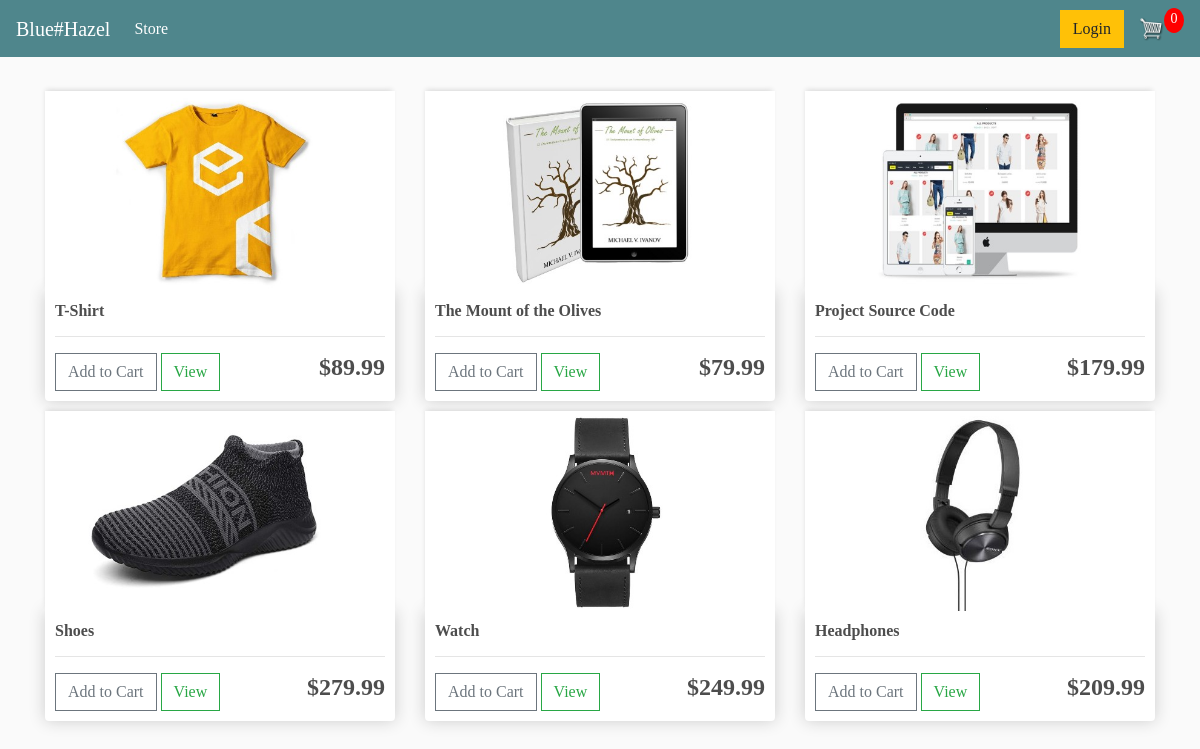
The page / on the database its author committed.
### store/models.py (models this page shows, shortened)
class Product(models.Model):
	name = models.CharField(max_length=200)
	price = models.FloatField()
	digital = models.BooleanField(default=False,null=True, blank=True)
	image = models.ImageField(null=True, blank=True)
	@property
	def imageURL(self):
		try:
			url = self.image.url
		except:
			url = ''
		return url

### store/views.py (the view)
# urls.py: path('', include('store.urls')),
def store(request):
	data = cartData(request)
	cartItems = data['cartItems']
	order = data['order']
	items = data['items']
	products = Product.objects.all()
	context = {'products':products, 'cartItems':cartItems}
	return render(request, 'store/store.html', context)

### store/utils.py (called while the page is built, shortened)
def cookieCart(request):
	try:
		cart = json.loads(request.COOKIES['cart'])
	except:
		cart = {}
		print('CART:', cart)
	items = []
	order = {'get_cart_total':0, 'get_cart_items':0, 'shipping':False}
	cartItems = order['get_cart_items']
	return {'cartItems':cartItems ,'order':order, 'items':items}

def cartData(request):
	if request.user.is_authenticated:
		customer = request.user.customer
		order, created = Order.objects.get_or_create(customer=customer, complete=False)
		items = order.orderitem_set.all()
		cartItems = order.get_cart_items
	else:
		cookieData = cookieCart(request)
		cartItems = cookieData['cartItems']
		order = cookieData['order']
		items = cookieData['items']
	return {'cartItems':cartItems ,'order':order, 'items':items}

### store/templates/store/store.html
{% extends 'store/main.html' %}
{% load static %}
{% block content %}
	<div class="row">
		{% for product in products %}
		<div class="col-lg-4">
			<img class="thumbnail" src="{{product.imageURL}}">
			<div class="box-element product">
				<h6><strong>{{product.name}}</strong></h6>
				<hr>
				<button data-product="{{product.id}}" data-action="add" class="btn btn-outline-secondary add-btn update-cart">Add to Cart</button>
				<a class="btn btn-outline-success" href="#">View</a>
				<h4 style="display: inline-block; float: right"><strong>${{product.price}}</strong></h4>
			</div>
		</div>
		{% endfor %}
	</div>
{% endblock content %}

### store/templates/store/main.html (shortened to what this page needs)
<!DOCTYPE html>
{% load static %}
<html>
<head>
	<link rel="stylesheet" href="https://stackpath.bootstrapcdn.com/bootstrap/4.4.1/css/bootstrap.min.css">
	<link rel="stylesheet" type="text/css" href="{% static 'css/main.css' %}">
</head>
<body>
	<nav class="navbar navbar-expand-lg navbar-dark bg-dark">
	  <a class="navbar-brand" href="{% url 'store' %}">Blue#Hazel</a>
	  <div class="collapse navbar-collapse" id="navbarSupportedContent">
	    <ul class="navbar-nav mr-auto">
	      <li class="nav-item active">
	        <a class="nav-link" href="{% url 'store' %}">Store <span class="sr-only">(current)</span></a>
	      </li>
	    </ul>
	    <div class="form-inline my-2 my-lg-0">
	     	<a href="#"class="btn btn-warning">Login</a>
	     	<a href="{% url 'cart' %}">
	    		<img  id="cart-icon" src="{% static 'images/cart.png' %}">
	    	</a>
	    	<p id="cart-total">{{cartItems}}</p>
	    </div>
	  </div>
	</nav>
     <div class="container">
            <br>
            {% block content %}
            {% endblock content %}
         </div>
</body>
</html>

### static/css/main.css (style rules this page uses)
* { font-family: 'Harding Text Web Regular'; }
body { background-color: hsl(0, 0%, 98%); }
h1,h2,h3,h4,h5,h6 { color:hsl(0, 0%, 30%); }
.box-element { box-shadow:hsl(0, 0%, 80%) 0 0 16px; background-color: #fff; border-radius: 4px; padding: 10px; }
.thumbnail { width: 100%; height: 200px; -webkit-box-shadow: -1px -3px 5px -2px rgba(214,214,214,1); -moz-box-shadow: -1px -3px 5px -2px rgba(214,214,214,1); box-shadow: -1px -3px 5px -2px rgba(214,214,214,1); }
.product { border-radius: 0 0 4px 4px; }
.bg-dark { background-color: #4f868c!important; }
#cart-icon { width:25px; display: inline-block; margin-left: 15px; }
#cart-total { display: block; text-align: center; color:#fff; background-color: red; width: 20px; height: 25px; border-radius: 50%; font-size: 14px; }
.col-lg-4, .col-lg-6, .col-lg-8, .col-lg-12 { margin-top: 10px; }
.btn { border-radius: 0; }

### rows shown on the page
Product: imageURL (picture), name "T-Shirt", price "89.99"
Product: imageURL (picture), name "The Mount of the Olives", price "79.99"
Product: imageURL (picture), name "Project Source Code", price "179.99"
Product: imageURL (picture), name "Shoes", price "279.99"
Product: imageURL (picture), name "Watch", price "249.99"
Product: imageURL (picture), name "Headphones", price "209.99"

### other values the page prints
{{ cartItems }} "0"
